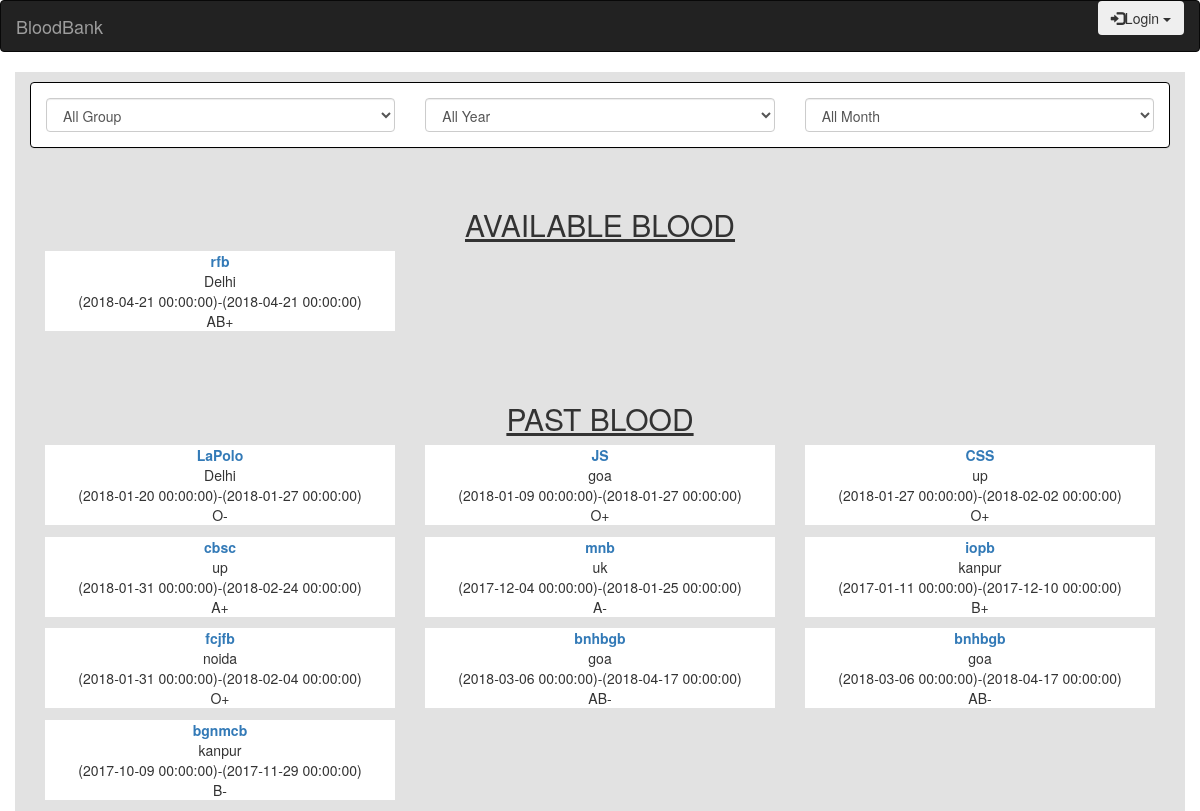
The page / on the database its author committed.
### tables this page shows
CREATE TABLE `bloodgroups` (
  `id` varchar(10) NOT NULL,
  `name` varchar(255) NOT NULL,
  `category` varchar(55) DEFAULT NULL,
  `location` varchar(255) DEFAULT NULL,
  `date` datetime DEFAULT NULL,
  `enddate` datetime DEFAULT NULL,
  `info` varchar(500) DEFAULT NULL
);

### index.php (the view, shortened to what this page needs)
<?php
include 'connect.php';
?>
<!DOCTYPE html>
<html lang="en">
    <head>
        <link rel="stylesheet" href="https://maxcdn.bootstrapcdn.com/bootstrap/3.3.7/css/bootstrap.min.css">
    </head>
    <body onload="set_interval()" onmousemove="reset_interval()" onscroll="reset_interval()" onclick="reset_interval()" onkeypress="reset_interval()">
 <nav class="navbar navbar-inverse">
  <div class="container-fluid">
    <div class="navbar-header">
      <a class="navbar-brand" href="#">BloodBank</a>
    </div>
    <div class="collapse navbar-collapse" id="myNavbar">
      <ul class="nav navbar-nav navbar-right">
        <div class="dropdown">
        <button class="btn dropdown-toggle" type="button" data-toggle="dropdown"><span class="glyphicon glyphicon-log-in"></span>Login
            <span class="caret"></span></button>
    </div>
      </ul>
    </div>
  </div>
</nav>
        <div class="container" theme-showcase" role="main" style="background: #e2e2e2;padding-top: 10px;"; >
        <div class="panel panel-default" style="border: 1px solid black;">
            <div class="panel-body" >
                <div class="row">
                    <div class="col-lg-4">
                        <select class='form-control' id="type">
                            <option value="default">All Group</option>
                        </select>
                    </div>
                    <div class="col-lg-4">
                        <select class='form-control' id="year">
                            <option value="default">All Year</option>
                        </select>
                    </div>
                    <div class="col-lg-4">
                        <select class='form-control' id="month">
                            <option value="default">All Month</option>
                        </select>
                    </div>
                </div>
            </div>
        </div>
        <br><h2><center><u>AVAILABLE BLOOD</u></center></h2>
        <?php
            $sql="SELECT * FROM bloodgroups ";
            $result=mysqli_query($connection,$sql);
            while ($row=mysqli_fetch_assoc($result)) {
                $date=explode("-", $row['date']);
                if ($row['date']>date("Y-m-d")) {
                    if ($row['category']=='+') {
                        echo"<div class='col-lg-4 ".$row['category']." year".$date[0]." month".$date[1]." eventDiv' style='margin-bottom:1%'>
                            <center style='background:#fff;' >
                                <b><a href='#".$row['id']."'>".$row['name']."</a></b><br>
                                ".$row['location']." <br>
                                (".$row['date'].")-(".$row['endate'].")<br>
                                ".$row['category']."
                            </center>
                        </div>";
                    }
                    else{
                        echo"<div class='col-lg-4 ".$row['category']." year".$date[0]." month".$date[1]." eventDiv' style='margin-bottom:1%'>
                            <center style='background:#fff;'>
                                <b><a href='#".$row['id']."'>".$row['name']."</a></b><br>
                                ".$row['location']." <br>
                                (".$row['date'].")-(".$row['enddate'].")<br>
                                ".$row['category']."
                            </center>
                        </div>";
                    }
                }
            }
        ?>
        <div class="row"></div>
        <br><br><h2><center><u>PAST BLOOD</u></center></h2>
        <?php
            $sqlPast="SELECT * FROM bloodgroups ";
            $resultPast=mysqli_query($connection,$sqlPast);
            while ($rowPast=mysqli_fetch_assoc($resultPast)) {
                $date=explode("-", $rowPast['date']);
                if ($rowPast['date']<date("Y-m-d")) {
                    if ($rowPast['category']=='+') {
                        echo"<div class='col-lg-4 ".$rowPast['category']." year".$date[0]." month".$date[1]." eventDiv' style='margin-bottom:1%'>
                            <center style='background:#fff;' >
                                <b><a href='#".$rowPast['id']."'>".$rowPast['name']."</a></b><br>
                                ".$rowPast['location']."<br>
                                (".$rowPast['date'].")-(".$rowPast['endDate'].")<br>
                                ".$rowPast['category']."
                            </center>
                        </div>";
                    }
                    else{
                        echo"<div class='col-lg-4 ".$rowPast['category']." year".$date[0]." month".$date[1]." eventDiv' style='margin-bottom:1%'>
                            <center style='background:#fff;'>
                                <b><a href='#".$rowPast['id']."'>".$rowPast['name']."</a></b><br>
                                ".$rowPast['location']." <br>
                                (".$rowPast['date'].")-(".$rowPast['enddate'].")<br>
                                ".$rowPast['category']."
                            </center>
                        </div>";
                    }
                }
            }
        ?>
        </div>
    </body>
</html>

### rows shown on the page
bloodgroups: name "rfb", location "Delhi", date "2018-04-21 00:00:00", enddate "2018-04-21 00:00:00", category "AB+"
bloodgroups: name "LaPolo", location "Delhi", date "2018-01-20 00:00:00", enddate "2018-01-27 00:00:00", category "O-"
bloodgroups: name "JS", location "goa", date "2018-01-09 00:00:00", enddate "2018-01-27 00:00:00", category "O+"
bloodgroups: name "CSS", location "up", date "2018-01-27 00:00:00", enddate "2018-02-02 00:00:00", category "O+"
bloodgroups: name "cbsc", location "up", date "2018-01-31 00:00:00", enddate "2018-02-24 00:00:00", category "A+"
bloodgroups: name "mnb", location "uk", date "2017-12-04 00:00:00", enddate "2018-01-25 00:00:00", category "A-"
bloodgroups: name "iopb", location "kanpur", date "2017-01-11 00:00:00", enddate "2017-12-10 00:00:00", category "B+"
bloodgroups: name "fcjfb", location "noida", date "2018-01-31 00:00:00", enddate "2018-02-04 00:00:00", category "O+"
bloodgroups: name "bnhbgb", location "goa", date "2018-03-06 00:00:00", enddate "2018-04-17 00:00:00", category "AB-"
bloodgroups: name "bnhbgb", location "goa", date "2018-03-06 00:00:00", enddate "2018-04-17 00:00:00", category "AB-"
bloodgroups: name "bgnmcb", location "kanpur", date "2017-10-09 00:00:00", enddate "2017-11-29 00:00:00", category "B-"
